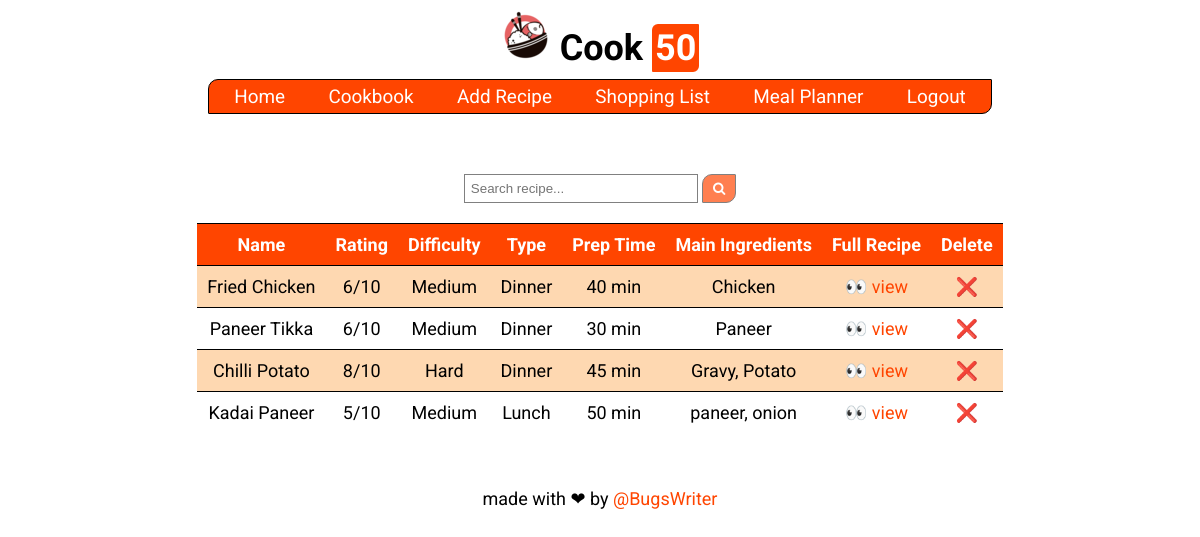
Before: /recipes (signed in) with the older database file.
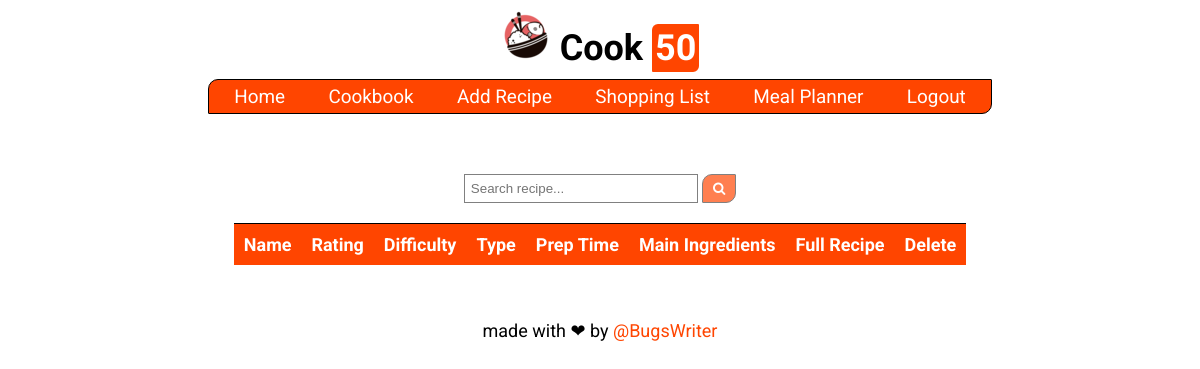
After: the same page with the newer database file.
### tables this page shows
CREATE TABLE recipe(
    name TEXT NOT NULL,
    rating INT NOT NULL,
    difficulty TEXT NOT NULL,
    type TEXT NOT NULL,
    prep_time INT NOT NULL,
    main_ingredients TEXT NOT NULL,
    recipe_link TEXT NOT NULL,
    user_id INT NOT NULL,
    FOREIGN KEY(user_id) REFERENCES user(rowid)
);

### cookpkg/routes.py (the view)
@app.route("/recipes", methods=["GET"])
def recipes():
    if not request.cookies.get("user_id"):
        return redirect(url_for('login'))
    uid = request.cookies.get("user_id")
    offset = 0
    if request.args.get('page'):
        page = int(request.args.get('page'))
        offset = 10 * (page - 1)
    data = crud_get_recipes(uid, offset)
    return render_template("recipe_list.html", data=data)

### cookpkg/crud.py (called while the page is built)
def crud_get_recipes(uid, offset):
    conn = sqlite3.connect(DB_NAME)
    c = conn.cursor()
    data = []
    sql = "SELECT rowid, * FROM recipe WHERE user_id='{}' LIMIT 10 OFFSET {}".format(uid, offset)
    for row in c.execute(sql):
        data.append(list(row))
    conn.close()
    return data

### cookpkg/templates/recipe_list.html (shortened to what this page needs)
{% extends "layout.html" %}
{% block content %}
<div class="container">
  <div class="search-box">
    <form class="search-form result-page-search-form" action="/search" method="GET" id="must-field">
      <input type="text" placeholder="Search recipe..." name="query">
      <button type="submit" onclick="return empty()">&nbsp<i class="fa fa-search"></i>&nbsp</button>
    </form>
  </div>
  <div class="result-box">
    <table>
      <tr>
	<th>Name</th>
	<th>Rating</th>
	<th>Difficulty</th>
	<th>Type</th>
	<th>Prep Time</th>
	<th>Main Ingredients</th>
	<th>Full Recipe</th>
	<th>Delete</th>
      </tr>
      {% for recipe in data %}
      <tr>
	<td>{{ recipe[1] }}</td>
	<td>{{ recipe[2] }}/10</td>
	<td>{{ recipe[3] }}</td>
	<td>{{ recipe[4] }}</td>
	<td>{{ recipe[5] }} min</td>
	<td>{{ recipe[6] }}</td>
	<td><a href="https://{{ recipe[7] }}">👀 view</a></td>
	<td><a href="/delete_recipe?id={{ recipe[0] }}">❌</a></td>
      </tr>
      {% endfor %}
    </table>
  </div>
</div>
{% endblock content %}

### cookpkg/templates/layout.html (shortened to what this page needs)
<!DOCTYPE html>
<html>
  <head>
    <link rel="stylesheet" type="text/css" href="{{ url_for('static', filename='css/style.css') }}">
    <link rel="stylesheet" href="https://cdnjs.cloudflare.com/ajax/libs/font-awesome/4.7.0/css/font-awesome.min.css">
  </head>
  <body>
    <header>
      <h1>
	<img src="{{ url_for('static', filename='img/logo.png') }}" width="50px">
	Cook <span>50</span>
      </h1>
    </header>
    <ul class="nav">
      <li class="active"><a href="/">Home</a></li>
      <li><a href="{{ url_for('recipes') }}">Cookbook</a></li>
      <li><a href="{{ url_for('add_recipe') }}">Add Recipe</a></li>
      <li><a href="{{ url_for('shopping_list') }}">Shopping List</a></li>
      <li><a href="#">Meal Planner</a></li>
      {% if request.cookies.get('user_id') %}
      <li><a href="/logout">Logout</a></li>
      {% else %}
      <li><a href="/login">Login</a></li>
      {% endif %}
    </ul>
    <div class="container">
      {% block content %}{% endblock %}
    </div>
    <footer>
      <span>made with ❤ by <a href="https://bugswriter.com">@BugsWriter</a></span>
    </footer>
  </body>
</html>

### cookpkg/static/css/style.css (style rules this page uses)
:root { --color01: #FFA500; --color02: #FF8C00; --color03: #FF7F50; --color04: #FF6347; --color05: #FF4500; --color06: #FED8B1; --fontsize: 18px; --font: "Roboto" }
body { color: black; min-height: 100vh; padding: 0; margin: 0; box-sizing: border-box; font-family: var(--font), sans-serif; font-size: var(--fontsize); }
body * { margin: 0; padding: 0; }
body a { color: var(--color05); text-decoration: none; }
header h1 { width: fit-content; margin: auto; padding: 10px; }
header h1 span { color: white; background-color: var(--color05); border-radius: 6px 1px; font-family: 'Dancing Script', cursive; padding: 3px; }
.nav { background-color: var(--color05); margin: auto; width: fit-content; border-radius: 10px 1px; padding: 5px; font-size: 75%; border: 1px solid black; }
.nav a { color: white; font-size: 140%; }
.nav .active { color: var(--color01); }
.nav li { display: inline; margin: 0px 20px; }
.container { font-size: 100%; }
footer { padding: 15px; width: fit-content; margin: auto; }
img { margin: auto; }
form.search-form input[type=text] { padding: 6px; border: 1px solid grey; width: 220px; }
form.search-form button { padding: 6px; background: var(--color03); color: white; border: 1px solid grey; cursor: pointer; border-radius: 10px 1px; }
form.search-form::after { content: ""; clear: both; }
.search-box { width: fit-content; padding: 20px; margin: auto; }
.result-box { width: fit-content; margin: auto; }
.result-box table { border-collapse: collapse; }
.result-box td, th { text-align: center; padding: 10px; }
.result-box th { background-color: var(--color05); color: white; border-top: 1px solid black; }
.container { width: fit-content; margin: 40px auto; }

Changed rows visible on the page:
removed recipe: name "Fried Chicken", rating "6", difficulty "Medium", type "Dinner", prep_time "40", main_ingredients "Chicken"
removed recipe: name "Paneer Tikka", rating "6", difficulty "Medium", type "Dinner", prep_time "30", main_ingredients "Paneer"
removed recipe: name "Chilli Potato", rating "8", difficulty "Hard", type "Dinner", prep_time "45", main_ingredients "Gravy, Potato"
removed recipe: name "Kadai Paneer", rating "5", difficulty "Medium", type "Lunch", prep_time "50", main_ingredients "paneer, onion"
